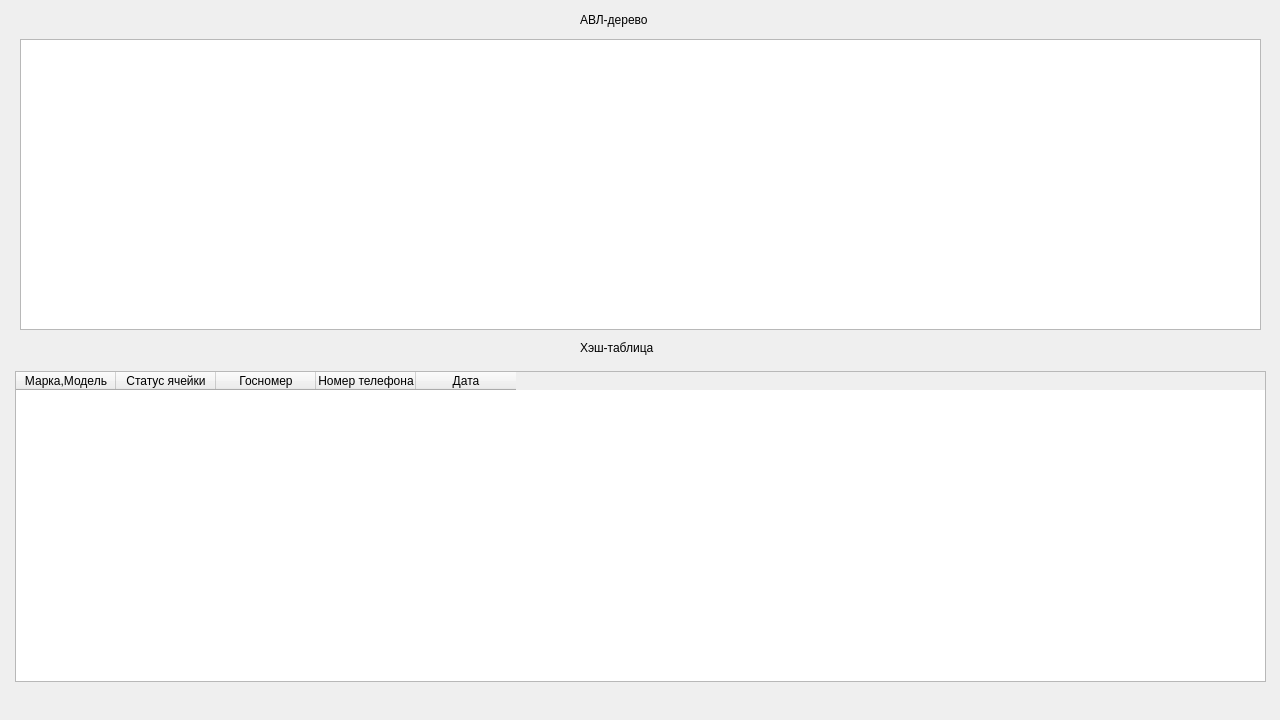
<?xml version="1.0" encoding="UTF-8"?>
<ui version="4.0">
 <class>DebugWindowClass</class>
 <widget class="QMainWindow" name="DebugWindowClass">
  <property name="geometry">
   <rect>
    <x>0</x>
    <y>0</y>
    <width>1280</width>
    <height>720</height>
   </rect>
  </property>
  <property name="windowTitle">
   <string>Окно отладки</string>
  </property>
  <widget class="QWidget" name="centralWidget">
   <widget class="QLabel" name="label">
    <property name="geometry">
     <rect>
      <x>580</x>
      <y>10</y>
      <width>121</width>
      <height>20</height>
     </rect>
    </property>
    <property name="text">
     <string>АВЛ-дерево</string>
    </property>
   </widget>
   <widget class="QLabel" name="label_2">
    <property name="geometry">
     <rect>
      <x>580</x>
      <y>340</y>
      <width>81</width>
      <height>16</height>
     </rect>
    </property>
    <property name="text">
     <string>Хэш-таблица</string>
    </property>
   </widget>
   <widget class="QTableWidget" name="table_HT_Widget">
    <property name="geometry">
     <rect>
      <x>15</x>
      <y>371</y>
      <width>1251</width>
      <height>311</height>
     </rect>
    </property>
    <column>
     <property name="text">
      <string>Марка,Модель</string>
     </property>
    </column>
    <column>
     <property name="text">
      <string>Статус ячейки</string>
     </property>
    </column>
    <column>
     <property name="text">
      <string>Госномер</string>
     </property>
    </column>
    <column>
     <property name="text">
      <string>Номер телефона</string>
     </property>
    </column>
    <column>
     <property name="text">
      <string>Дата</string>
     </property>
    </column>
   </widget>
   <widget class="QTextEdit" name="text_AVLEdit">
    <property name="geometry">
     <rect>
      <x>20</x>
      <y>39</y>
      <width>1241</width>
      <height>291</height>
     </rect>
    </property>
   </widget>
  </widget>
 </widget>
 <layoutdefault spacing="6" margin="11"/>
 <resources/>
 <connections/>
</ui>
